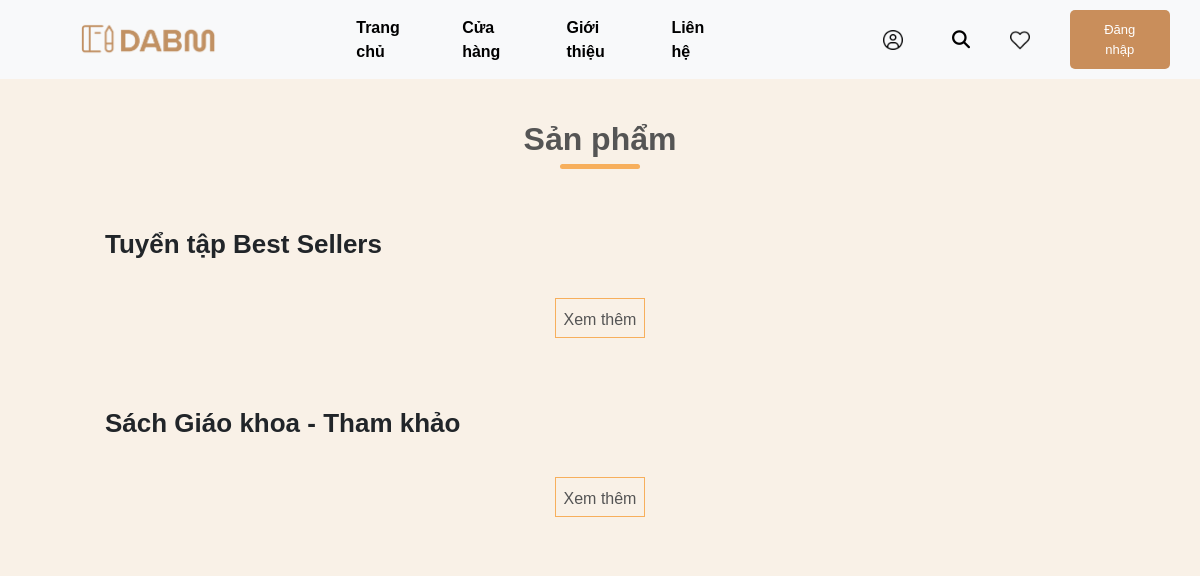
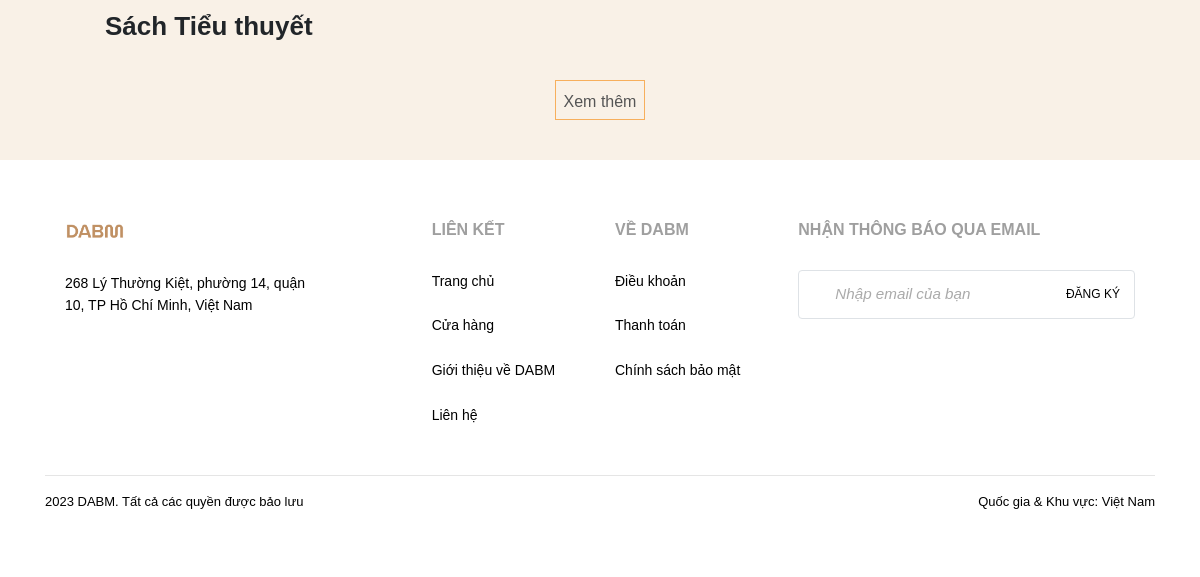
Before: /features_product_nologin.php with the older database file (2 pictures, top to bottom).
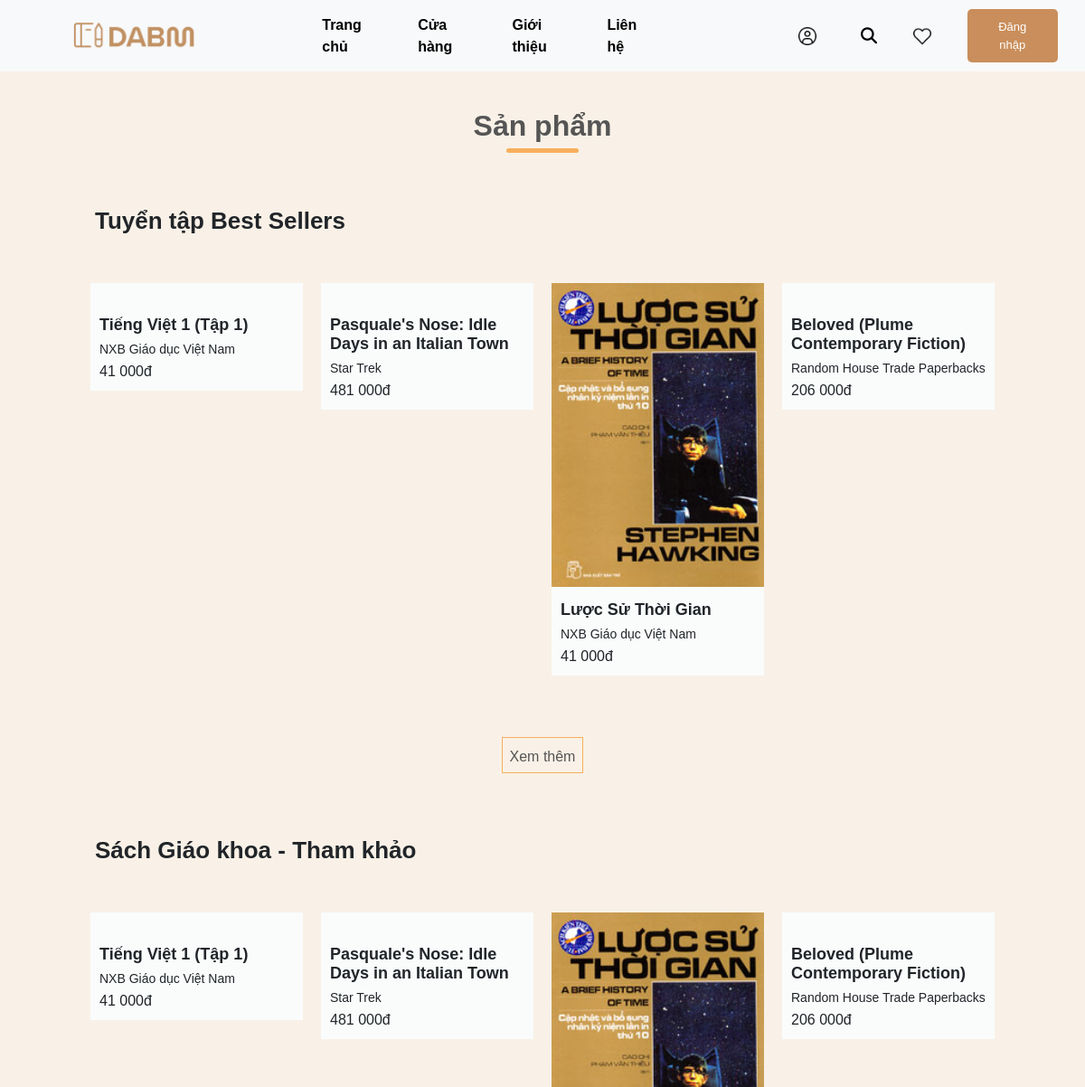
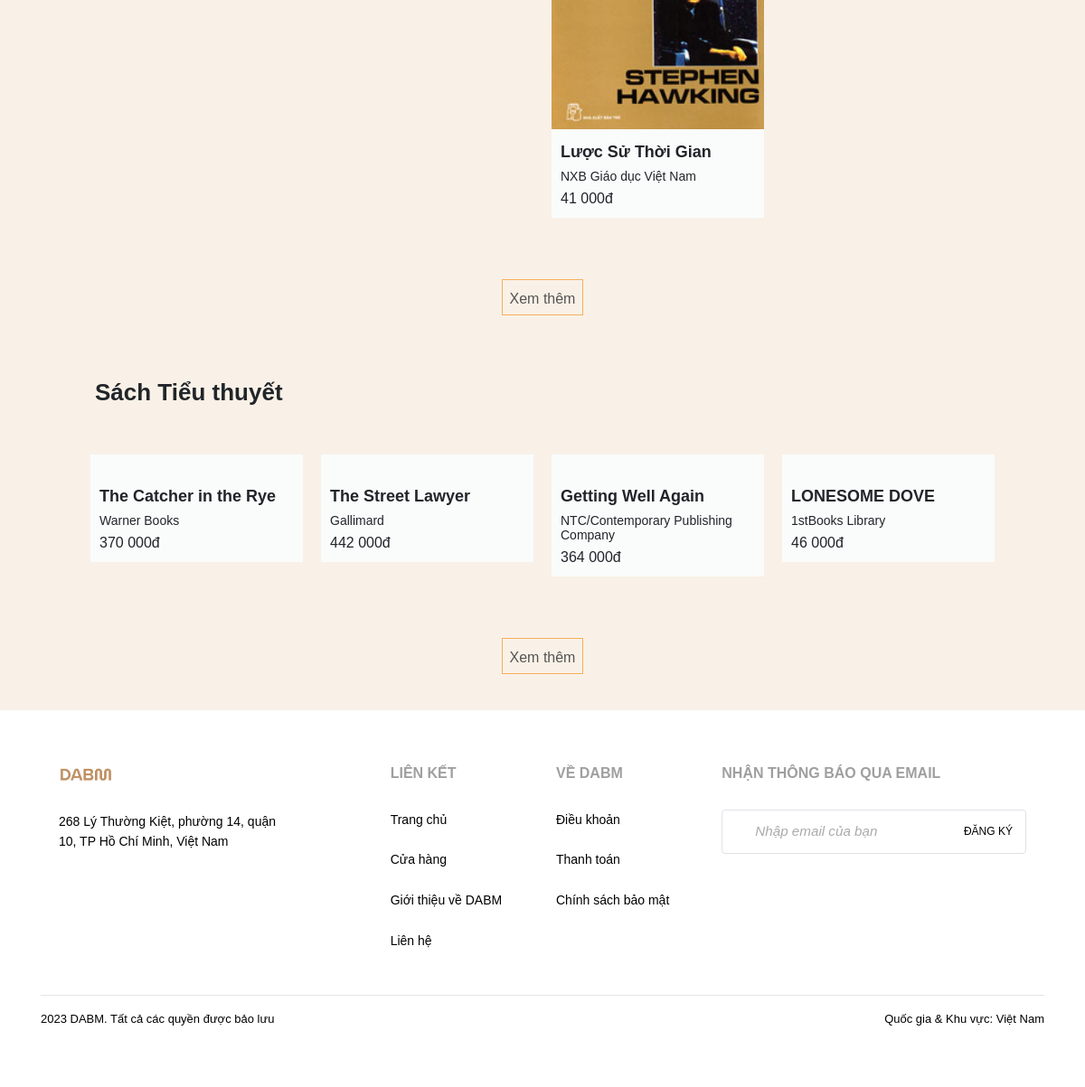
After: the same page with the newer database file (2 pictures, top to bottom).
### tables this page shows
CREATE TABLE `book` (
  `book_ID` varchar(45) NOT NULL,
  `book_name` varchar(45) NOT NULL,
  `publication_year` year(4) NOT NULL,
  `release_date` date NOT NULL,
  `page_count` int(11) NOT NULL,
  `purchase_price` mediumint(9) NOT NULL,
  `sale_price` mediumint(9) NOT NULL,
  `remaining_quantity` int(11) NOT NULL,
  `display_status` varbinary(45) NOT NULL,
  `deleted_tag` int(11) NOT NULL DEFAULT 0,
  `description` longtext DEFAULT NULL,
  `publisher_ID` varchar(45) NOT NULL,
  `img_path` varchar(10000) DEFAULT NULL
);

CREATE TABLE `publisher` (
  `publisher_ID` varchar(45) NOT NULL,
  `publisher_name` varchar(45) NOT NULL
);

### features_product_nologin.php (the view, shortened to what this page needs)
<?php
$mysqli = require __DIR__ . "/database.php";
$sql = "SELECT book_name, img_path, sale_price, publisher_name, display_status, book.book_ID, genre.genre_name
            FROM book, publisher, belongs_to, genre
            WHERE book.publisher_ID = publisher.publisher_ID AND book.book_ID = belongs_to.book_ID AND belongs_to.genre_ID = genre.genre_ID AND book.deleted_tag = 0";
$book = mysqli_query($mysqli, $sql);
    $sql = "SELECT book_name, img_path, sale_price, publisher_name, display_status, book.book_ID, genre.genre_name
            FROM book, publisher, belongs_to, genre
            WHERE book.publisher_ID = publisher.publisher_ID AND book.book_ID = belongs_to.book_ID AND belongs_to.genre_ID = genre.genre_ID AND genre.genre_ID = '01' AND book.deleted_tag = 0";
    $book_giaokhoa = mysqli_query($mysqli, $sql);
    $sql = "SELECT book_name, img_path, sale_price, publisher_name, display_status, book.book_ID, genre.genre_name
            FROM book, publisher, belongs_to, genre
            WHERE book.publisher_ID = publisher.publisher_ID AND book.book_ID = belongs_to.book_ID AND belongs_to.genre_ID = genre.genre_ID AND genre.genre_ID = '03' AND book.deleted_tag = 0";
    $book_tieuthuyet = mysqli_query($mysqli, $sql);
?>
<!DOCTYPE html>
<html>
    <head>
        <link rel="stylesheet" href="https://cdnjs.cloudflare.com/ajax/libs/twitter-bootstrap/4.1.3/css/bootstrap.min.css">
        <link rel="stylesheet" href="css/style_duong.css">
        <link rel="stylesheet" href="css/header.css">
        <link rel="stylesheet" href="css/footer.css">
        <link rel="stylesheet" href="css/cover-box.css">
        <link rel="stylesheet" href="css/default_homepage.css">
    </head>
    <body>
        <div class="header">
        <div class="header-left-section">
            <a href="homepage.php"><img class="header-logo" src="img/logo_DABM.png" alt="Logo"></a>
        </div>
        <div class="header-nav-links">
            <a href="homepage.php">Trang chủ</a>
            <a href="features_product_nologin.php">Cửa hàng</a>
            <a href="#">Giới thiệu</a>
            <a href="#">Liên hệ</a>
        </div>
        <div class="header-right-section">
            <a href="#"><img class="header-icon" src="img/icon_user.png" alt="Icon 1"></a>
            <button id="toggleBtn"><i class="fa-solid fa-magnifying-glass"></i></button>
            <a href="#"><img class="header-icon" src="img/icon_heart.png" alt="Icon 3"></a>
        </div>
        <button class="header-login-button" onclick="redirectToLoginPage()">
            Đăng nhập
        </button>
        </div>
        <div class="categories">
            <h2 class="features-title">Sản phẩm</h2>
            <div class="small-container">
                <div class="row row-2">
                    <h2>Tuyển tập Best Sellers</h2>
                </div>
                <div class="row">
                    <?php
                        $count = 1;
                        while($row = mysqli_fetch_assoc($book)){
                            if ($row['display_status'] == "Available") {
                                if ($count <= 4) {
                    ?>
                    <div onclick="selectProduct(<?php echo $row['book_ID'] ?>)" class="item1 col-4">
                        <div class="description">
                            <img src="<?php echo $row["img_path"];?>" alt="">
                            <h2><?php echo $row["book_name"];?></h2>
                            <h3><?php echo $row["publisher_name"];  ?></h3>
                            <h4><?php echo number_format($row["sale_price"], 0, ',', ' '); ?>đ</h4>
                        </div>
                    </div>
                    <?php
                            $count = $count + 1;
                            }
                        }
                    }
                    ?>
                    <button type="button" id="seeMoreBtn1" name="seeMoreBtn" class="seeMoreBtn">Xem thêm</button>
                </div>
                <div class="row row-2">
                    <h2>Sách Giáo khoa - Tham khảo</h2>
                </div>
                <div class="row">
                    <?php
                        $count = 1;
                        while($row = mysqli_fetch_assoc($book_giaokhoa)){
                            if ($row['display_status'] == "Available") {
                                if ($count <= 4) {
                    ?>
                    <div onclick="selectProduct(<?php echo $row['book_ID'] ?>)" class="item2 col-4">
                        <div class="description">
                            <img src="<?php echo $row["img_path"];?>" alt="">
                            <h2><?php echo $row["book_name"];?></h2>
                            <h3><?php echo $row["publisher_name"];  ?></h3>
                            <h4><?php echo number_format($row["sale_price"], 0, ',', ' '); ?>đ</h4>
                        </div>
                    </div>
                    <?php
                            $count = $count + 1;
                            }
                        }
                    }
                    ?>
                    <button type="button" id="seeMoreBtn2" name="seeMoreBtn" class="seeMoreBtn">Xem thêm</button>
                </div>
                <div class="row row-2">
                    <h2>Sách Tiểu thuyết</h2>
                </div>
                <div class="row">
                    <?php
                        $count = 1;
                        while($row = mysqli_fetch_assoc($book_tieuthuyet)){
                            if ($row['display_status'] == "Available") {
                                if ($count <= 4) {
                    ?>
                    <div onclick="selectProduct(<?php echo $row['book_ID'] ?>)" class="item3 col-4">
                        <div class="description">
                            <h2><?php echo $row["book_name"];?></h2>
                            <h3><?php echo $row["publisher_name"];  ?></h3>
                            <h4><?php echo number_format($row["sale_price"], 0, ',', ' '); ?>đ</h4>
                        </div>
                    </div>
                    <?php
                            $count = $count + 1;
                            }
                        }
                    }
                    ?>
                    <button type="button" id="seeMoreBtn3" name="seeMoreBtn" class="seeMoreBtn">Xem thêm</button>
                </div>
            </div>
        </div>
        <div class="footer">
        <footer>
            <div class="container">
                <div class="row">
                    <div class="col-md-6 col-lg-4 item">
                        <h3><img class="footer-logo" src="img/logo_DABM_2.png" alt="Logo"></h3>
                        <ul>
                            <br>
                            <li>268 Lý Thường Kiệt, phường 14, quận</li>
                            <li>10, TP Hồ Chí Minh, Việt Nam</li>
                        </ul>
                    </div>
                    <div class="col-md-6 col-lg-2 item">
                        <h3>LIÊN KẾT</h3>
                        <ul>
                            <br>
                            <li><a href="#">Trang chủ</a></li>
                            <br>
                            <li><a href="#">Cửa hàng</a></li>
                            <br>
                            <li><a href="#">Giới thiệu về DABM</a></li>
                            <br>
                            <li><a href="#">Liên hệ</a></li>
                            <br>
                        </ul>
                    </div>
                    <div class="col-md-6 col-lg-2 item">
                        <h3>VỀ DABM</h3>
                        <ul>
                            <br>
                            <li><a href="#">Điều khoản</a></li>
                            <br>
                            <li><a href="#">Thanh toán</a></li>
                            <br>
                            <li><a href="#">Chính sách bảo mật</a></li>
                        </ul>
                    </div>
                    <div class="col-md-6 col-lg-4 item">
                        <h3>NHẬN THÔNG BÁO QUA EMAIL</h3>
                        <ul>
                            <br>
                            <div class="p-1 rounded border">
                                <div class="input-group">
                                    <input type="email" placeholder="Nhập email của bạn" class="form-control border-0 shadow-0">
                                    <div class="input-group-append">
                                        <a class="email_signup_button" href="index.html">ĐĂNG KÝ</a>
                                    </div>
                                </div>
                            </div>
                        </ul>
                    </div>
                </div>
                <hr>
                <p>
                    <div style="display: flex; justify-content: space-between; opacity:1; font-size:13px; margin-bottom:0;">
                    <div style="text-align: left;">2023 DABM. Tất cả các quyền được bảo lưu</div>
                    <div style="text-align: right;">Quốc gia & Khu vực: Việt Nam</div>
                </div></p>
            </div>
        </footer>
        </div>
    </body>
</html>

### css/style_duong.css (style rules this page uses)
body { font-family: Arial, sans-serif; margin: 0; padding: 0; background-color: #F9F1E7; display: flex; flex-direction: column; }

### css/header.css (style rules this page uses)
.header { display: flex; justify-content: space-between; align-items: center; padding: 10px; background-color: #f8f9fa; width: 100%; }
.header-left-section { display: flex; align-items: center; width: 30%; justify-content: flex-start; }
.header-right-section { display: flex; align-items: center; width: 30%; justify-content: flex-end; }
.header-logo { height: 35px; margin-left: 60px; }
.header-nav-links { display: flex; gap: 15px; justify-content: center; font-family: Arial, sans-serif; font-weight: 550; }
.header-nav-links a, .header-left-section a { text-decoration: none; color: black; margin-left: 10px; margin-right: 10px; }
.header-right-section a { text-decoration: none; font-weight: 500; color: #B37D4E; margin-left: 10px; margin-right: 10px; }
button { margin-right: 20px; background: transparent; border: 0; outline: 0; }
button .fa-solid { margin-top: 5px; width: 25px; font-size: 18px; cursor: pointer; }
::placeholder { color: #555; }
.header-icon { width: 20px; height: 20px; margin-right: 30px; }
.header-login-button { padding: 10px 20px; background-color: #C98E5B; color: white; border: none; border-radius: 5px; cursor: pointer; font-size: 13px; margin-right: 20px; }
.row { display: flex; align-items: center; padding: 10px 20px; }
input { margin-left: 20px; flex: 1; height: 50px; background: transparent; border: 0; outline: 0; font-size: 18; color: #333; }

### css/footer.css (style rules this page uses)
.footer { padding:50px 0; color:#000000; background-color:#FFFFFF; width: 100%; }
.row { display: flex; align-items: flex-start; }
.footer-logo { height: 21px; margin-left: 0px; }
.footer h3 { color: #9F9F9F; font-weight:bold; font-size:16px; }
.footer ul { padding:0; list-style:none; line-height:1.6; font-size:14px; margin-bottom:0; }
.footer ul a { color:black; text-decoration:none; }
.form-control::placeholder { font-size: 0.95rem; color: #aaa; font-style: italic; }
.email_signup_button { padding: 10px 10px; background-color: #ffffff; color: white; border: none; border-radius: 5px; cursor: pointer; font-size: 12px; margin-right: 0px; }

### css/default_homepage.css (style rules this page uses)
.description { margin-top: 5px; font-family: "Poppins", Helvetica; font-weight: 300; color: var(--font-color); font-size: 18px; letter-spacing: 0; text-align: center; line-height: normal; }
.categories { margin: 30px 0; }
.col-4 { flex-basis: 25%; padding: 10px; min-width: 200px; margin-bottom: 50px; transition: transform 0.5s; }
.col-4 img { width: 100%; }
.col-4 .description { background-color: #fafcfc; }
.small-container { max-width: 1080px; margin: auto; padding-left: 25px; padding-right: 25px; }
.col-4 .description h2 { font-family: "Poppins", Helvetica; font-weight: 600; color: var(--font-color); font-size: 18px; letter-spacing: 0; text-align: left; line-height: normal; margin-top: 15px; padding-right: 10px; padding-left: 10px; }
.col-4 .description h3 { font-family: "Poppins", Helvetica; font-weight: 300; color: var(--font-color); font-size: 14px; letter-spacing: 0; text-align: left; line-height: normal; margin-left: 10px; }
.col-4 .description h4 { font-family: "Poppins", Helvetica; font-weight: 500; color: var(--font-color); font-size: 16px; letter-spacing: 0; text-align: left; line-height: normal; margin-left: 10px; padding-bottom: 12px; }
.features-title { text-align: center; margin: 0 auto 50px; position: relative; line-height: 60px; color: #555; font-weight: 600; }
.features-title::after { content: ''; background: #f7af5c; width: 80px; height: 5px; border-radius: 5px; position: absolute; bottom: 0; left: 50%; transform: translateX(-50%); }
.row-2 { justify-content: space-between; margin: 50px auto 10px; }
.row-2 h2 { font-family: "Poppins", Helvetica; font-weight: 600; color: var(--font-color); font-size: 26px; letter-spacing: 0; text-align: left; line-height: normal; }
.categories .row button { text-decoration: none; display: inline-block; border: 1px solid #f7af5c; margin-left: 465px; width: 90px; height: 40px; text-align: center; line-height: 40px; cursor: pointer; color: #555; }

Changed rows visible on the page:
added book: book_name "Tiếng Việt 1 (Tập 1)", publisher_ID.publisher_name "NXB Giáo dục Việt Nam", sale_price "41 000"
added book: book_name "Pasquale's Nose: Idle Days in an Italian Town", publisher_ID.publisher_name "Star Trek", sale_price "481 000"
added book: img_path (picture), book_name "Lược Sử Thời Gian", publisher_ID.publisher_name "NXB Giáo dục Việt Nam", sale_price "41 000"
added book: book_name "Beloved (Plume Contemporary Fiction)", publisher_ID.publisher_name "Random House Trade Paperbacks", sale_price "206 000"
added book: book_name "The Catcher in the Rye", publisher_ID.publisher_name "Warner Books", sale_price "370 000", shown under "Sách Tiểu thuyết"
added book: book_name "The Street Lawyer", publisher_ID.publisher_name "Gallimard", sale_price "442 000", shown under "Sách Tiểu thuyết"
added book: book_name "Getting Well Again", publisher_ID.publisher_name "NTC/Contemporary Publishing Company", sale_price "364 000", shown under "Sách Tiểu thuyết"
added book: book_name "LONESOME DOVE", publisher_ID.publisher_name "1stBooks Library", sale_price "46 000", shown under "Sách Tiểu thuyết"
